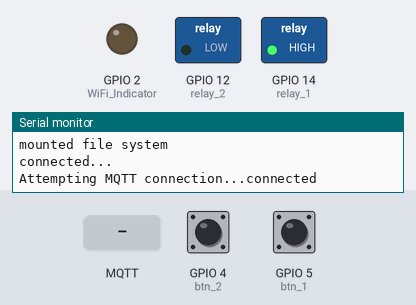
This sketch was run on a simulated ESP8266 (Wemos D1 mini). On the bench: switched loads named in the sketch (green lamp = pin HIGH), output pins drawn as LEDs (lit = HIGH), the last lines printed to the serial monitor. The inputs (shaded band) are chosen by the test bench; at power-on: GPIO 5 (btn_1) LOW, GPIO 4 (btn_2) HIGH. WiFi joins after 1.5 s; servers stay silent unless stated; storage starts empty; no MQTT or app messages arrive unless stated.

Above: at 2.7 s.
2.8 s: MQTT message "1" arrives on the second subscribed topic
At 3.6 s:
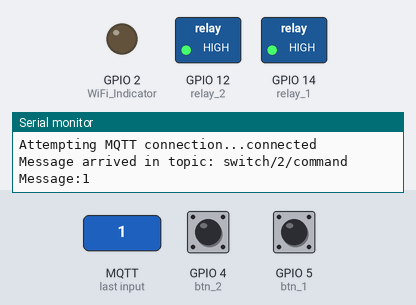
4.3 s: GPIO 5 (btn_1) pulled HIGH for 0.15 s
At 4.9 s:
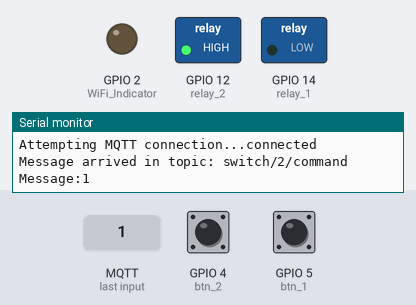
5.9 s: GPIO 5 (btn_1) pulled HIGH for 1 s
At 8.1 s:
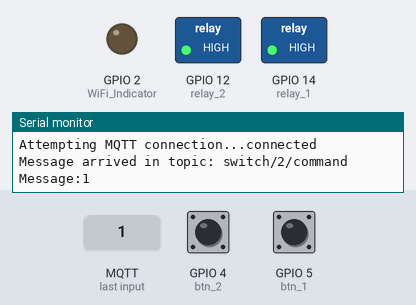
8.4 s: GPIO 5 (btn_1) pulled HIGH for 3.2 s
At 12.0 s:
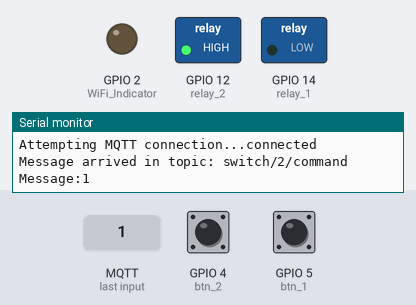
Timing chart, 0 to 13.5 s (numbered marks = the images above; inputs shaded):
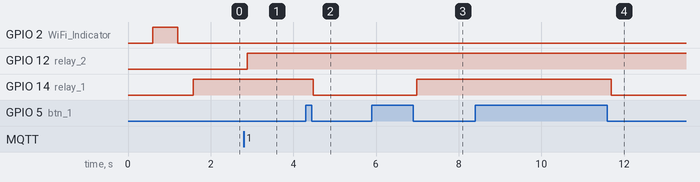

Measured:
- after the input at 2.8 s, GPIO 12 (relay_2): LOW → HIGH after 0.08 s
- after the input at 4.3 s, GPIO 14 (relay_1): HIGH → LOW after 0.18 s
- after the input at 5.9 s, GPIO 14 (relay_1): LOW → HIGH after 1.1 s
- after the input at 8.4 s, GPIO 14 (relay_1): HIGH → LOW after 3.3 s

The sketch:

DIY_switch_3_gang_Ver_1_2_WM.ino
```cpp
#include <ESP8266WiFi.h>
#include <PubSubClient.h>
#include <WiFiManager.h>
#include <Ticker.h>
#include <FS.h>
#include <ArduinoJson.h>
#include <DNSServer.h>

// set at text box mqtt config manager
#define MQTT_SERVER "Input Your Broker"
#define MQTT_PORT "Input Your Port"
#define MQTT_USERNAME "Input Your Username"
#define MQTT_PASSWORD "Input Your Password"

const char *MQTT_TOPIC1 = "switch/bedroom1/1/state";
const char *MQTT_TOPIC2 = "switch/bedroom1/2/state";
const char *MQTT_STATUS = "switch/bedroom1/status";
const char *SWITCH1 = "switch/1/command";
const char *SWITCH2 = "switch/2/command";

const char *MQTT_CLIENT_ID = "swtich_ID_1";

// Pin Setup
#define relay_1 14
#define relay_2 12
#define btn_1 5
#define btn_2 4

int flag1 = 0;
int flag2 = 0;
int state = 0;
int wifi_trigger = 0;

int lastMilis = 0;
unsigned long nowMillis = millis();
bool shouldSaveConfig = false;

WiFiClient espClient;
PubSubClient client(espClient);
Ticker ticker;

// callback notifying us of the need to save config
void saveConfigCallback()
{
  Serial.println("Should save config");
  shouldSaveConfig = true;
}

void tick()
{
  // toggle state
  digitalWrite(2, !digitalRead(2)); // set pin GPIO2 Led Wemos On-board
}

void configModeCallback(WiFiManager *myWiFiManager)
{
  Serial.println("Entered config mode");
  Serial.println(WiFi.softAPIP());
  // if you used auto generated SSID, print it
  Serial.println(myWiFiManager->getConfigPortalSSID());
  // entered config mode, make led toggle faster
  ticker.attach(0.2, tick);
}

void setup_wifi()
{
  WiFi.mode(WIFI_STA);
  pinMode(2, OUTPUT);
  ticker.attach(0.6, tick);

  // clean FS for testing
  //   SPIFFS.format();

  // read configuration from FS json
  Serial.println("mounting FS...");

  if (SPIFFS.begin())
  {
    Serial.println("mounted file system");
    if (SPIFFS.exists("/config.json"))
    {
      // file exists, reading and loading
      Serial.println("reading config file");
      File configFile = SPIFFS.open("/config.json", "r");
      if (configFile)
      {
        Serial.println("opened config file");
        size_t size = configFile.size();
        // Allocate a buffer to store contents of the file.
        std::unique_ptr<char[]> buf(new char[size]);

        configFile.readBytes(buf.get(), size);
        DynamicJsonBuffer jsonBuffer;
        JsonObject &json = jsonBuffer.parseObject(buf.get());
        json.printTo(Serial);
        if (json.success())
        {
          Serial.println("\nparsed json");
          strcpy(MQTT_SERVER, json["mqtt_server"]);
          strcpy(MQTT_PORT, json["mqtt_port"]);
          strcpy(MQTT_USERNAME, json["mqtt_username"]);
          strcpy(MQTT_PASSWORD, json["mqtt_password"]);
        }
        else
        {

          Serial.println("failed to load json config");
        }
      }
    }
  }
  else
  {
    Serial.println("failed to mount FS");
  }

  WiFiManagerParameter custom_mqtt_server("server", "mqtt server", MQTT_SERVER, 40);
  WiFiManagerParameter custom_mqtt_port("port", "mqtt port", MQTT_PORT, 40);
  WiFiManagerParameter custom_mqtt_user("user", "mqtt user", MQTT_USERNAME, 40);
  WiFiManagerParameter custom_mqtt_pass("pass", "mqtt pass", MQTT_PASSWORD, 40);

  WiFiManager wm;
  wm.setAPCallback(configModeCallback);

  wm.addParameter(&custom_mqtt_server);
  wm.addParameter(&custom_mqtt_port);
  wm.addParameter(&custom_mqtt_user);
  wm.addParameter(&custom_mqtt_pass);

  if (!wm.autoConnect() || digitalRead(btn_2) == LOW)
  {
    Serial.println("failed to connect");
    wm.resetSettings();
    ESP.restart();
    delay(1000);
  }

  Serial.println("connected...");

  strcpy(MQTT_SERVER, custom_mqtt_server.getValue());
  strcpy(MQTT_PORT, custom_mqtt_port.getValue());
  strcpy(MQTT_USERNAME, custom_mqtt_user.getValue());
  strcpy(MQTT_PASSWORD, custom_mqtt_pass.getValue());

  // save the custom parameters to FS
  if (shouldSaveConfig)
  {
    Serial.println("saving config");
    DynamicJsonBuffer jsonBuffer;
    JsonObject &json = jsonBuffer.createObject();
    json["mqtt_server"] = MQTT_SERVER;
    json["mqtt_port"] = MQTT_PORT;
    json["mqtt_user"] = MQTT_USERNAME;
    json["mqtt_pass"] = MQTT_PASSWORD;

    File configFile = SPIFFS.open("/config.json", "w");
    if (!configFile)
    {
      Serial.println("failed to open config file for writing");
    }

    json.printTo(Serial);
    json.printTo(configFile);
    configFile.close();
    // end save
  }

  ticker.detach();
  digitalWrite(2, LOW);
}

void button_func()
{
  // button1
  int stateBtn_1 = digitalRead(btn_1);
  if (!stateBtn_1 && !flag1)
  {
    if (state == 0)
    {
      client.publish(MQTT_TOPIC1, "1");
      digitalWrite(relay_1, HIGH);
      state = 1;
    }
    else
    {
      client.publish(MQTT_TOPIC1, "0");
      digitalWrite(relay_1, LOW);
      state = 0;
    }
    flag1 = 1;
  }
  else if (stateBtn_1 && flag1)
  {
    flag1 = 0;
  }
  // button2
  int stateBtn_2 = digitalRead(btn_2);
  if (!stateBtn_2 && !flag2)
  {
    if (state == 0)
    {
      client.publish(MQTT_TOPIC2, "1");
      digitalWrite(relay_2, HIGH);
      state = 1;
    }
    else
    {
      client.publish(MQTT_TOPIC2, "0");
      digitalWrite(relay_2, LOW);
      state = 0;
    }
    flag2 = 1;
  }
  else if (stateBtn_2 && flag2)
  {
    flag2 = 0;
  }
  delay(100);
}

void callback(char *topic, byte *message, unsigned int length)
{
  Serial.print("Message arrived in topic: ");
  Serial.println(topic);
  Serial.print("Message:");
  String messageTemp;

  for (int i = 0; i < length; i++)
  {
    Serial.print((char)message[i]);
    Serial.println();
    if ((char)message[i] != '"')
      messageTemp += (char)message[i];
  }

  if (String(topic) == SWITCH1)
  {
    if (messageTemp == "1")
    {
      digitalWrite(relay_1, HIGH);
      client.publish(MQTT_TOPIC1, "1");
    }
    else if (messageTemp == "0")
    {
      digitalWrite(relay_1, LOW);
      client.publish(MQTT_TOPIC1, "0");
    }
  }

  if (String(topic) == SWITCH2)
  {
    if (messageTemp == "1")
    {
      digitalWrite(relay_2, HIGH);
      client.publish(MQTT_TOPIC2, "1");
    }
    else if (messageTemp == "0")
    {
      digitalWrite(relay_2, LOW);
      client.publish(MQTT_TOPIC2, "0");
    }
  }
}

void reconnect()
{
  // Loop until we're reconnected
  while (!client.connected())
  {
    Serial.print("Attempting MQTT connection...");
    // Attempt to connect
    if (client.connect(MQTT_CLIENT_ID, MQTT_USERNAME, MQTT_PASSWORD, MQTT_STATUS, 1, 1, "Offline"))
    {
      Serial.println("connected");
      // subscribe
      client.subscribe(SWITCH1);
      client.subscribe(SWITCH2);
      client.publish(MQTT_STATUS, "Online", true);
    }
    else
    {
      Serial.print("failed, rc=");
      Serial.print(client.state());
      Serial.println(" try again in 5 seconds");
      // Wait 5 seconds before retrying
      delay(5000);
    }
  }
}

void setup()
{
  // Serial port for debugging purposes
  Serial.begin(115200);
  setup_wifi();

  // MQTT Server Setup
  client.setServer(MQTT_SERVER, atoi(MQTT_PORT));
  client.setCallback(callback);

  pinMode(2, OUTPUT); // WiFi Indicator
  pinMode(relay_1, OUTPUT);
  pinMode(relay_2, OUTPUT);

  pinMode(btn_1, INPUT);
  pinMode(btn_2, INPUT);
}

void loop()
{
  if (!client.connected())
  {
    reconnect();
  }

  button_func();
  client.loop();
}
```
